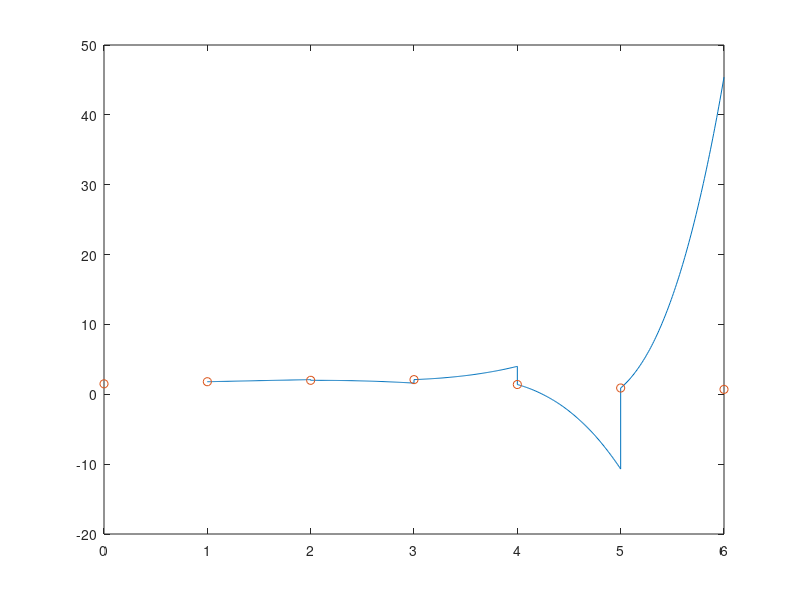

MATLAB code to generate this figure:
%% 6 spline ^3
x = [0,1, 2, 3, 4, 5, 6];
y = [1.5, 1.8, 2, 2.1, 1.4, 0.9, 0.7];
c = zeros(1, length(x)-1);
d = zeros(1, length(x)-1);
c(2) = 0;
d(2) = 0;
h = 1;
for i =  2:length(y) - 1
    d(i+1) = d(i)- (6/h)*c(i)+(6/h^3)*(y(i+1)-2*y(i)+y(i-1));
    c(i+1) = c(i)+ h*d(i+1);
end
xarr=[];
yarr=[];
for j = 2:length(x) - 1
    xf = x(j):(x(j+1)-x(j))/100:x(j+1);
    yf = y(j)+ ((y(j)-y(j-1))/h +(c(j)/2)*h-(d(j)/6)*h^2)*(xf-x(j))+(c(j)/2)*(xf-x(j)).^2 + (d(j)/6)*(xf-x(j)).^3;
    xarr = [xarr xf];
    yarr = [yarr yf];
end
plot(xarr, yarr);
hold on;
plot(x, y, 'o');